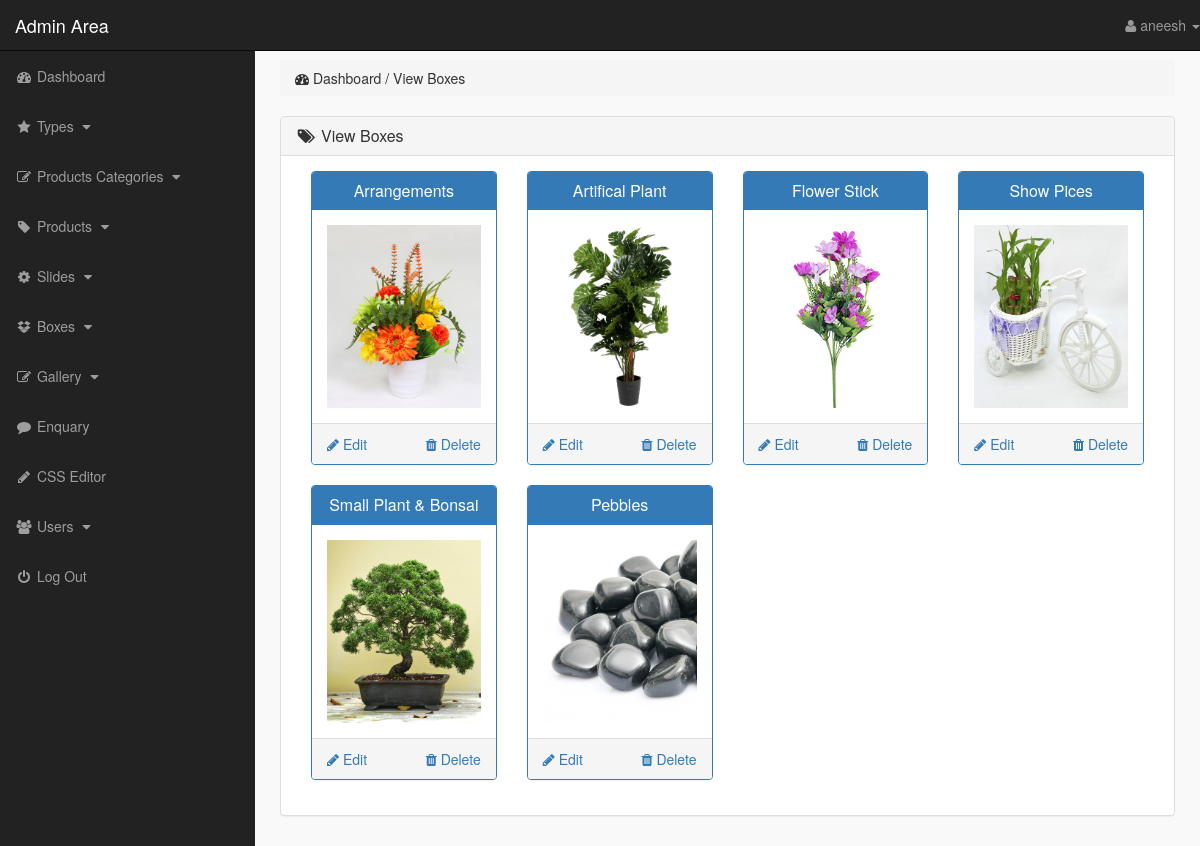
/admin/index.php?view_boxes (signed in), run on the app's committed database.
### tables this page shows
CREATE TABLE `boxes_section` (
  `box_id` int(10) NOT NULL,
  `box_title` text NOT NULL,
  `box_image` text DEFAULT NULL
);

### admin/view_boxes.php (the view)
<?php
    if(!isset($_SESSION['admin_email'])){
        echo "<script>window.open('login.php','_self')</script>";
    }else{
?>
<div class="row">
    <div class="col-lg-12">
        <ol class="breadcrumb">
            <li>
                <i class="fa fa-dashboard"></i> Dashboard / View Boxes
            </li>
        </ol>
    </div>
</div>
<div class="row">
    <div class="col-lg-12">
        <div class="panel panel-default">
            <div class="panel-heading">
                <h3 class="panel-title">
                    <i class="fa fa-tags fa-fw"></i> View Boxes
                </h3>
            </div>
            <div class="panel-body">
                <?php
                    $get_boxes = "select * from boxes_section";
                    $run_boxes = mysqli_query($con,$get_boxes);
                    while($run_boxes_section=mysqli_fetch_array($run_boxes)){
                        $box_id = $run_boxes_section['box_id'];
                        $box_title = $run_boxes_section['box_title'];
                        $box_image= $run_boxes_section['box_image'];
                ?>
                <div class="col-lg-3 col-md-3">
                    <div class="panel panel-primary">
                            <div class="panel-heading">
                            <h3 class="panel-title" align="center">
                                <?php echo $box_title; ?>
                            </h3>
                        </div>
                        <div class="panel-body">
                            <img src="box_image/<?php echo $box_image; ?>" alt="<?php echo $box_title; ?>" class="img-responsive">
                        </div>
                        <div class="panel-footer">
                            <center>
                                <a href="index.php?delete_box=<?php echo $box_id; ?>" class="pull-right">
                                 <i class="fa fa-trash"></i> Delete
                                </a>
                                <a href="index.php?edit_box=<?php echo $box_id; ?>" class="pull-left">
                                 <i class="fa fa-pencil"></i> Edit
                                </a>
                                <div class="clearfix"></div>
                            </center>
                        </div>
                    </div>
                </div>
                <?php } ?>
            </div>
        </div>
    </div>
</div>
<?php } ?>

### admin/index.php (shortened to what this page needs)
<?php
    include("includes/db.php");
    if(!isset($_SESSION['admin_email'])){
        echo "<script>window.open('login.php','_self')</script>";
    }else{
        $admin_session = $_SESSION['admin_email'];
        $get_admin = "select * from admins where admin_email='$admin_session'";
        $run_admin = mysqli_query($con,$get_admin);
        $row_admin = mysqli_fetch_array($run_admin);
        $admin_name = $row_admin['admin_name'];
?>
<!DOCTYPE html>
<html lang="en">
<head>
    <link rel="stylesheet" href="css/bootstrap-337.min.css">
    <link rel="stylesheet" href="font-awsome/css/font-awesome.min.css">
    <link rel="stylesheet" href="css/style.css">
</head>
<body>
    <div id="wrapper">
       <?php include("includes/sidebar.php"); ?>
        <div id="page-wrapper">
            <div class="container-fluid">
                <?php
                    if(isset($_GET['dashboard'])){
                        include("dashboard.php");
                }   if(isset($_GET['insert_product'])){
                        include("insert_product.php");
                }   if(isset($_GET['view_products'])){
                        include("view_products.php");
                }   if(isset($_GET['delete_product'])){
                        include("delete_product.php");
                }   if(isset($_GET['edit_product'])){
                        include("edit_product.php");
                }   if(isset($_GET['insert_p_cat'])){
                        include("insert_p_cat.php");
                }   if(isset($_GET['view_p_cats'])){
                        include("view_p_cats.php");
                }   if(isset($_GET['delete_p_cat'])){
                        include("delete_p_cat.php");
                }   if(isset($_GET['edit_p_cat'])){
                        include("edit_p_cat.php");
                }    if(isset($_GET['insert_slide'])){
                        include("insert_slide.php");
                }   if(isset($_GET['view_slides'])){
                        include("view_slides.php");
                }   if(isset($_GET['delete_slide'])){
                        include("delete_slide.php");
                }   if(isset($_GET['edit_slide'])){
                        include("edit_slide.php");
                }   if(isset($_GET['insert_box'])){
                        include("insert_box.php");
                }   if(isset($_GET['view_boxes'])){
                        include("view_boxes.php");
                }   if(isset($_GET['delete_box'])){
                        include("delete_box.php");
                }   if(isset($_GET['edit_box'])){
                        include("edit_box.php");
                }   if(isset($_GET['view_users'])){
                        include("view_users.php");
                }   if(isset($_GET['delete_user'])){
                        include("delete_user.php");
                }   if(isset($_GET['insert_user'])){
                        include("insert_user.php");
                }   if(isset($_GET['user_profile'])){
                        include("user_profile.php");
                }    if(isset($_GET['edit_css'])){
                        include("edit_css.php");
                }   if(isset($_GET['insert_manufacturer'])){
                        include("insert_manufacturer.php");
                }   if(isset($_GET['view_manufacturers'])){
                        include("view_manufacturers.php");
                }   if(isset($_GET['delete_manufacturer'])){
                        include("delete_manufacturer.php");
                }   if(isset($_GET['edit_manufacturer'])){
                        include("edit_manufacturer.php");
                } if(isset($_GET['enquary'])){
                        include("enquary.php");
                }  if(isset($_GET['d_id'])){
                        include("delete_quary.php");
                }  if(isset($_GET['vq'])){
                        include("view_enquary.php");
                }  if(isset($_GET['ins_gall'])){
                        include("insert_gallery.php");
                }   if(isset($_GET['view_gall'])){
                        include("view_gallery.php");
                }  if(isset($_GET['delete_gall'])){
                        include("delete_gallery.php");
                }
                ?>
            </div>
        </div>
    </div>
</body>
</html>
<?php } ?>

### admin/includes/sidebar.php (shortened to what this page needs)
<?php
    if(!isset($_SESSION['admin_email'])){
        echo "<script>window.open('login.php','_self')</script>";
    }else{
?>
<nav class="navbar navbar-inverse navbar-fixed-top">
    <div class="navbar-header">
        <a href="index.php?dashboard" class="navbar-brand">Admin Area</a>
    </div>
    <ul class="nav navbar-right top-nav">
        <li class="dropdown">
            <a href="#" class="dropdown-toggle" data-toggle="dropdown">
                <i class="fa fa-user"></i> <?php echo $admin_name;  ?> <b class="caret"></b>
            </a>
        </li>
    </ul>
    <div class="collapse navbar-collapse navbar-ex1-collapse">
        <ul class="nav navbar-nav side-nav">
            <li>
                <a href="index.php?dashboard">
                        <i class="fa fa-fw fa-dashboard"></i> Dashboard
                </a>
            </li>
            <li>
                <a href="#" data-toggle="collapse" data-target="#manufacturer">
                        <i class="fa fa-fw fa-star"></i> Types
                        <i class="fa fa-fw fa-caret-down"></i>
                </a>
            </li>
            <li>
                <a href="#" data-toggle="collapse" data-target="#p_cat">
                        <i class="fa fa-fw fa-edit"></i> Products Categories
                        <i class="fa fa-fw fa-caret-down"></i>
                </a>
            </li>
                     <li>
                <a href="#" data-toggle="collapse" data-target="#products">
                        <i class="fa fa-fw fa-tag"></i> Products
                        <i class="fa fa-fw fa-caret-down"></i>
                </a>
            </li>
            <li>
                <a href="#" data-toggle="collapse" data-target="#slides">
                        <i class="fa fa-fw fa-gear"></i> Slides
                        <i class="fa fa-fw fa-caret-down"></i>
                </a>
            </li>
            <li>
                <a href="#" data-toggle="collapse" data-target="#boxes">
                        <i class="fa fa-fw fa-dropbox"></i> Boxes
                        <i class="fa fa-fw fa-caret-down"></i>
                </a>
            </li>
                     <li>
                <a href="#" data-toggle="collapse" data-target="#Gallery">
                        <i class="fa fa-fw fa-edit"></i> Gallery
                        <i class="fa fa-fw fa-caret-down"></i>
                </a>
            </li>
             <li>
                <a href="index.php?enquary">
                    <i class="fa fa-fw fa-comment"></i> Enquary
                </a>
            </li>
            <li>
                <a href="index.php?edit_css">
                    <i class="fa fa-fw fa-pencil"></i> CSS Editor
                </a>
            </li>
            <li>
                <a href="#" data-toggle="collapse" data-target="#users">
                        <i class="fa fa-fw fa-users"></i> Users
                        <i class="fa fa-fw fa-caret-down"></i>
                </a>
            </li>
            <li>
                <a href="logout.php">
                    <i class="fa fa-fw fa-power-off"></i> Log Out
                </a>
            </li>
        </ul>
    </div>
</nav>
<?php } ?>

### admin/css/style.css (style rules this page uses)
body { margin-top: 100px; }
#wrapper { padding-left: 0px; }
#page-wrapper { width: 100%; padding: 0; background-color: #f9f9f9; }
@media (min-width: 768px) { body { margin-top: 50px; } }
@media (min-width: 768px) { #wrapper { padding-left: 255px; } }
@media (min-width: 768px) { #page-wrapper { padding: 10px; } }
.top-nav { 0 15px; }
.top-nav>li { float: left; display: inline-block; }
.top-nav>li>a { color: #999999; line-height: 20px; padding-top: 15px; padding-bottom: 15px; }
@media (min-width: 768px) { .side-nav { position: fixed; top: 51px; bottom: 0; width: 255px; overflow-y: auto; overflow-x: hidden; background-color: #222222; padding-bottom: 40px; border-radius: 0; } }
@media (min-width: 768px) { .side-nav>li>a { width: 255px; } }
.panel-body { border-radius: 5px; }

### data on the page
boxes_section: box_title "Arrangements", box_image (picture)
boxes_section: box_title "Artifical Plant", box_image (picture)
boxes_section: box_title "Flower Stick", box_image (picture)
boxes_section: box_title "Show Pices", box_image (picture)
boxes_section: box_title "Small Plant & Bonsai", box_image (picture)
boxes_section: box_title "Pebbles", box_image (picture)

### other printed values
$admin_name "aneesh"
